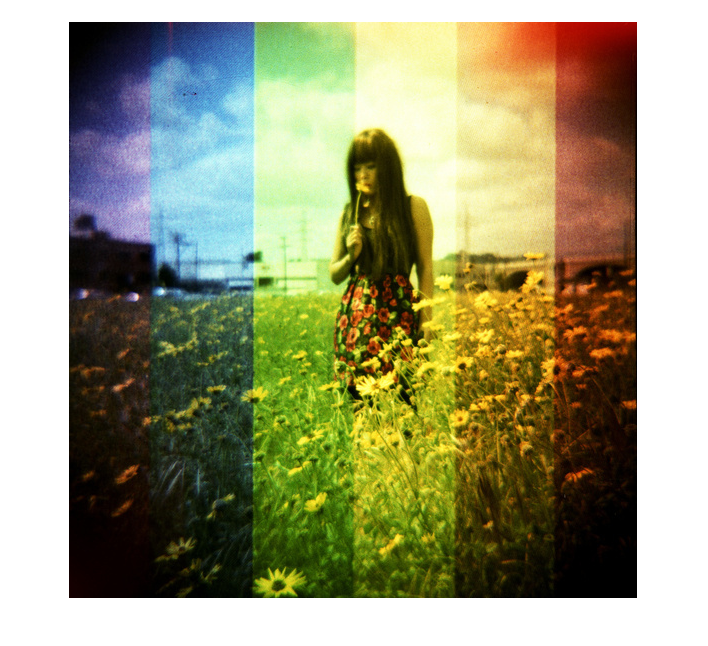
%> input picture matlab/filterTransfer/source/rainbow.png, 708 x 646 px
$ octave filtertransfer.m   (GNU Octave 9; MATLAB toolbox functions it lacks are replaced by stand-ins)
%> lines starting %> are read from the running program, lines starting %| are printed output that depends on the picture
### matlab/filterTransfer/transfer.m
function lap_target = transfer(M,L,A,Bm,target)
R = target(:,:,1);
G = target(:,:,2);
B = target(:,:,3);
[row,col,~] = size(target);

Rr = reshape(R,1,row*col);
Br = reshape(B,1,row*col);
Gr = reshape(G,1,row*col);
rgbSpace = [Rr;Gr;Br];

M_target = M*rgbSpace;
L_target = L*M_target;

L = log10(abs(L_target(1,:)+0.0001));
M = log10(abs(L_target(2,:)+0.0001));
S = log10(abs(L_target(3,:)+0.0001));
log_target = [L;M;S];

lap_target = A*Bm*log_target;

### matlab/filterTransfer/stat.m
function output = stat(lap_target)
lmean = mean(lap_target(1,:));
lstd = std(lap_target(1,:));
alphamean = mean(lap_target(2,:));
alphastd = std(lap_target(2,:));
betamean = mean(lap_target(3,:));
betastd = std(lap_target(3,:));

output = [lmean,alphamean,betamean;lstd,alphastd,betastd];

### matlab/filterTransfer/merge.m
function rgb = merge(rgbSpace,row,col)
Rr = rgbSpace(1,:);
Gr = rgbSpace(2,:);
Br = rgbSpace(3,:);

R = reshape(Rr,row,col);
G = reshape(Gr,row,col);
B = reshape(Br,row,col);
rgb(:,:,1) = R;
rgb(:,:,2) = G;
rgb(:,:,3) = B;

### matlab/filterTransfer/filtertransfer.m
clear all
clc
close all
source = im2double(imread('source/rainbow.png'))*255;
target = im2double(imread('target/flower.jpg'))*255;
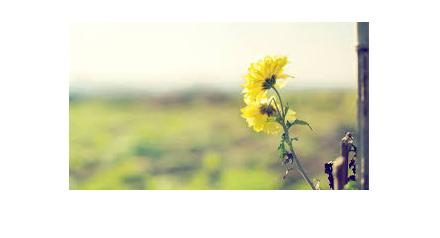
%> input picture matlab/filterTransfer/target/flower.jpg, 440 x 238 px
source = imresize(source,0.1);
%> source: size 65x71x3 double
% target = imresize(target,0.1);
[row,col,~] = size(target);
%> row = 238; col = 440

M = [0.5141,0.3239,0.1604;0.2651,0.6702,0.0641;0.0241,0.1228,0.8444];
L = [0.3897,0.6890,-0.0787;-0.2298,1.1834,0.0464;0.0000,0.0000,1.0000];
A = [1/sqrt(3),0,0;0,1/sqrt(6),0;0,0,1/sqrt(2)];
B = [1,1,1;1,1,-2;1,-1,0];

lap_target = transfer(M,L,A,B,target);
lap_source = transfer(M,L,A,B,source);
%> call 2 of transfer, with A = [0.577 0 0; 0 0.408 0; 0 0 0.707], Bm = [1 1 1; 1 1 -2; 1 -1 0]
%> in transfer (call 2), `B = target(:,:,3);`:
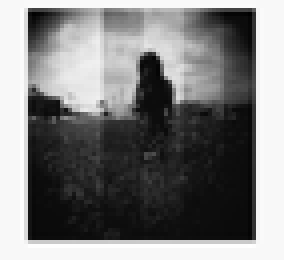
%> B: size 65x71 double (shown 4 times larger); min -11.85, max 261.5, mean 121.3; drawn with min black and max white
%> in transfer (call 2), `Rr = reshape(R,1,row*col);`: Rr = 4615 values, max 261.5 at index 4092, min -9.37 at index 524, mean 155.5
%> in transfer (call 2), `Br = reshape(B,1,row*col);`: Br = 4615 values, max 261.5 at index 4092, min -11.85 at index 4034, mean 121.3
%> in transfer (call 2), `Gr = reshape(G,1,row*col);`: Gr = 4615 values, max 264.7 at index 2684, min -9.37 at index 524, mean 154.9
%> in transfer (call 2), `L = log10(abs(L_target(1,:)+0.0001));`: L = 4615 values, max 2.42 at index 4092, min -2.81 at index 4023, mean 2.03
%> in transfer (call 2), `M = log10(abs(L_target(2,:)+0.0001));`: M = 4615 values, max 2.42 at index 4092, min -2.58 at index 4023, mean 2.01
%> in transfer (call 2), `S = log10(abs(L_target(3,:)+0.0001));`: S = 4615 values, max 2.41 at index 4092, min -2.49 at index 3893, mean 1.79

%% mean calculation for each channel

output_target = stat(lap_target);
%> in stat, `lmean = mean(lap_target(1,:));`: lmean = 4.02
%> in stat, `lstd = std(lap_target(1,:));`: lstd = 0.232
%> in stat, `alphamean = mean(lap_target(2,:));`: alphamean = 0.0388
%> in stat, `alphastd = std(lap_target(2,:));`: alphastd = 0.0713
%> in stat, `betamean = mean(lap_target(3,:));`: betamean = 0.00136
%> in stat, `betastd = std(lap_target(3,:));`: betastd = 0.00374
%> in stat, `output = [lmean,alphamean,betamean;lstd,alphastd,betastd];`: output = [4.02 0.0388 0.00136; 0.232 0.0713 0.00374]
%> output_target = [4.02 0.0388 0.00136; 0.232 0.0713 0.00374]
output_source = stat(lap_source);
%> output_source = [3.37 0.184 0.0113; 0.958 0.25 0.0582]

l_no_mean = lap_target(1,:)-output_target(1,1);
a_no_mean = lap_target(2,:)-output_target(1,2);
b_no_mean = lap_target(3,:)-output_target(1,3);

l_scale = output_source(2,1)/output_target(2,1)*l_no_mean;
a_scale = output_source(2,2)/output_target(2,2)*a_no_mean;
b_scale = output_source(2,3)/output_target(2,3)*b_no_mean;

l_scale = l_scale + output_source(1,1);
a_scale = a_scale + output_source(1,2);
b_scale = b_scale + output_source(1,3);

lap_out = [l_scale;a_scale;b_scale];

output_lapout = stat(lap_out)
%> output_lapout = [3.37 0.184 0.0113; 0.958 0.25 0.0582]

% debug = merge(10.^lap_out,row,col);
% figure()
% imshow(debug)
%% convert back
Ainv = [sqrt(3)/3,0,0;0,sqrt(6)/6,0;0,0,sqrt(2)/2];
Binv = [1,1,1;1,1,-1;1,-2,0];
LMS_target = Binv*Ainv*lap_out;
LMS_target = 10.^LMS_target;
RGB_target = inv(L*M)*LMS_target;

RGB_result = merge(RGB_target,row,col);
%> in merge, `R = reshape(Rr,row,col);`:
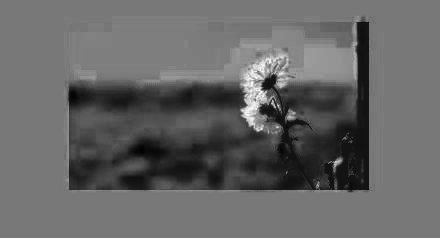
%> R: size 238x440 double; min -33.38, max 409.7, mean 144.9; drawn with min black and max white
%> in merge, `G = reshape(Gr,row,col);`:
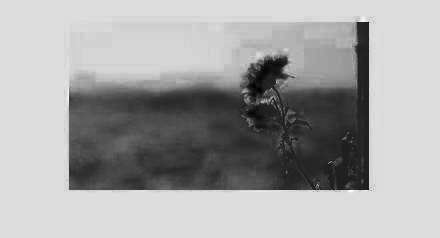
%> G: size 238x440 double; min -37.13, max 253.9, mean 152.1; drawn with min black and max white
%> in merge, `B = reshape(Br,row,col);`:
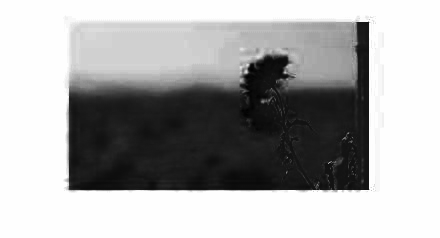
%> B: size 238x440 double; min -12.96, max 166.5, mean 107.5; drawn with min black and max white
%> in merge, `rgb(:,:,3) = B;`:
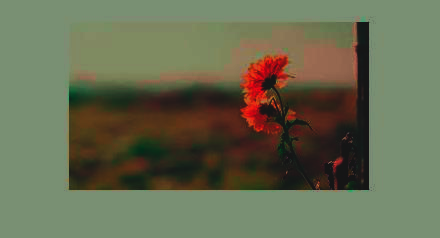
%> rgb: size 238x440x3 double; mean R, G, B 144.9, 152.1, 107.5; drawn with min black and max white

%%
figure()
imshow(RGB_result/255);
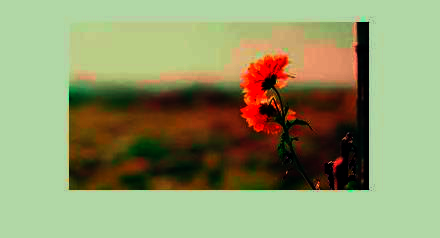
%> displayed picture: size 238x440x3, on the screen's scale of 0 to 255; mean R, G, B 144.3, 152.3, 107.5
figure()
imshow(source/255);
figure()
imshow(target/255)
